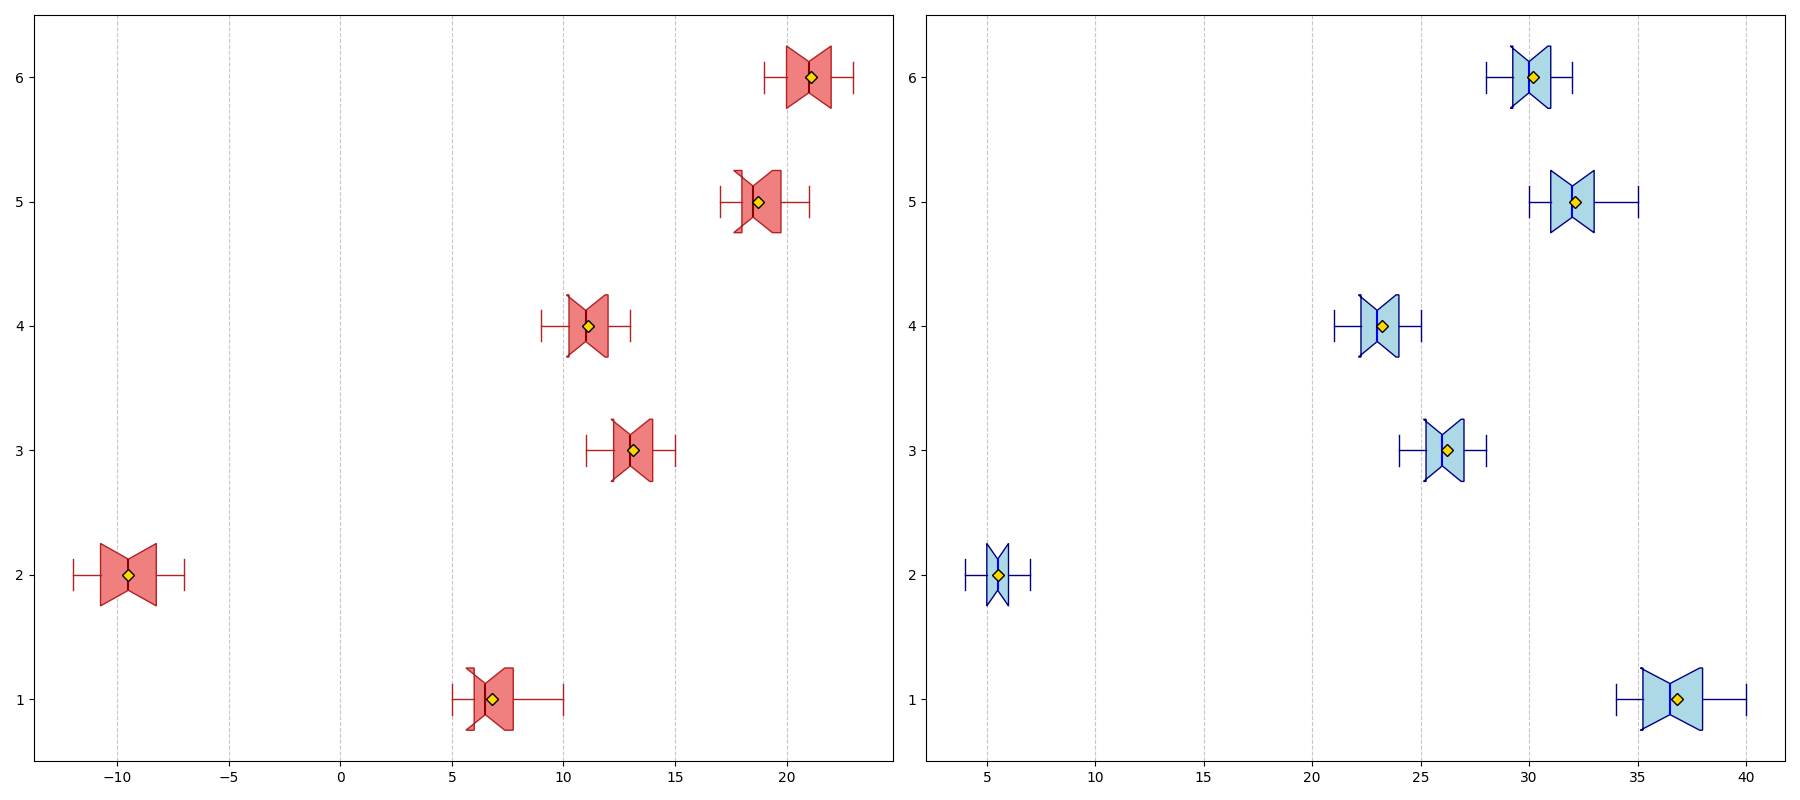

This figure's Python source:
import matplotlib.pyplot as plt
import numpy as np

summer_temperatures = [
    [35, 36, 38, 40, 39, 34, 37, 35, 38, 36],
    [5, 6, 7, 4, 6, 5, 4, 7, 6, 5],
    [25, 26, 24, 27, 28, 26, 25, 27, 28, 26],
    [22, 23, 25, 24, 23, 22, 21, 24, 25, 23],
    [30, 32, 33, 31, 35, 34, 33, 32, 31, 30],
    [28, 29, 30, 32, 31, 30, 29, 31, 32, 30]
]

winter_temperatures = [
    [5, 6, 8, 10, 7, 6, 5, 6, 7, 8],
    [-10, -8, -9, -11, -7, -12, -10, -9, -8, -11],
    [12, 14, 13, 15, 11, 13, 14, 12, 13, 14],
    [10, 11, 13, 12, 9, 11, 10, 12, 12, 11],
    [17, 18, 20, 21, 19, 18, 17, 18, 19, 20],
    [20, 21, 23, 22, 20, 19, 20, 21, 22, 23]
]

fig, axes = plt.subplots(nrows=1, ncols=2, figsize=(18, 8))

ax1 = axes[0]
bp1 = ax1.boxplot(winter_temperatures, vert=False, patch_artist=True, showmeans=True, notch=True,
                  boxprops=dict(facecolor="lightcoral", color="firebrick"),
                  medianprops=dict(color="darkred", linewidth=1.5),
                  meanprops=dict(marker='D', markeredgecolor='black', markerfacecolor='gold'),
                  whiskerprops=dict(color="firebrick"), capprops=dict(color="firebrick"))

ax1.xaxis.grid(True, linestyle='--', alpha=0.7)

ax2 = axes[1]
bp2 = ax2.boxplot(summer_temperatures, vert=False, patch_artist=True, showmeans=True, notch=True,
                  boxprops=dict(facecolor="lightblue", color="navy"),
                  medianprops=dict(color="blue", linewidth=1.5),
                  meanprops=dict(marker='D', markeredgecolor='black', markerfacecolor='gold'),
                  whiskerprops=dict(color="navy"), capprops=dict(color="navy"))

ax2.xaxis.grid(True, linestyle='--', alpha=0.7)

plt.tight_layout()

plt.show()
